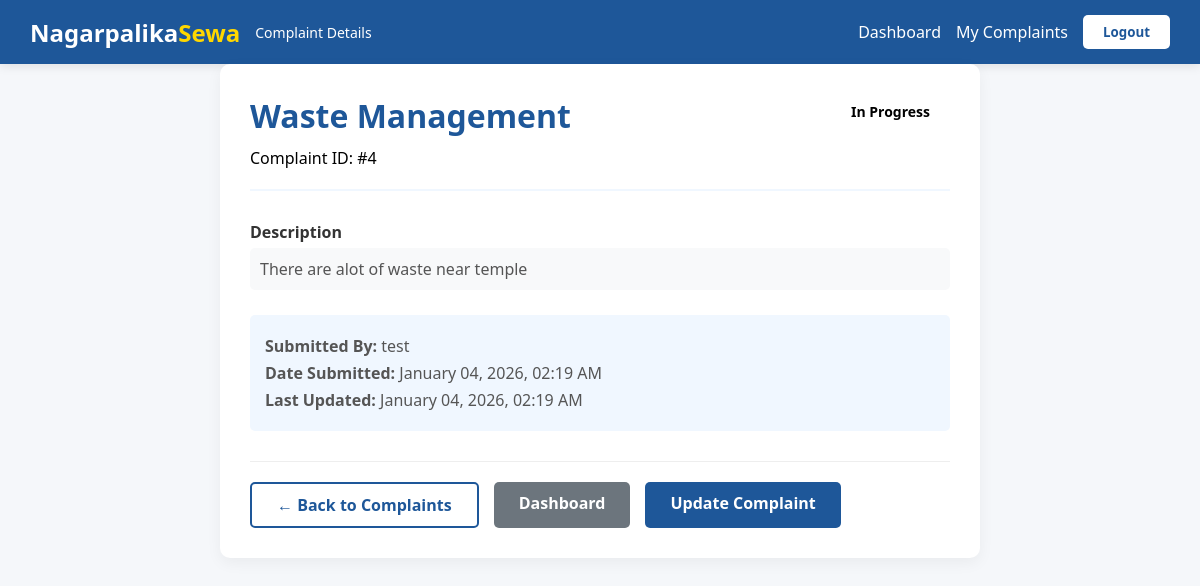
The app's page /complaint/4/ (signed in) with its own data.
### main/models.py (models this page shows)
class Complaint(models.Model):
    STATUS_CHOICES = [
        ('PENDING', 'Pending'),
        ('IN_PROGRESS', 'In Progress'),
        ('RESOLVED', 'Resolved'),
        ('REJECTED', 'Rejected'),
    ]
    user = models.ForeignKey(User, on_delete=models.CASCADE)
    category = models.CharField(max_length=100)
    description = models.TextField()
    image = models.ImageField(upload_to='complaints/', blank=True, null=True)
    status = models.CharField(max_length=20, choices=STATUS_CHOICES, default='PENDING')
    created_at = models.DateTimeField(auto_now_add=True)

### main/views.py (the view)
# urls.py: path('complaint/<int:complaint_id>/', views.complaint_detail, name='complaint_detail'),
@login_required
def complaint_detail(request, complaint_id):
    complaint = get_object_or_404(Complaint, id=complaint_id, user=request.user)
    context = {
        'complaint': complaint,
    }
    return render(request, 'complaint_detail.html', context)

### templates/complaint_detail.html (shortened to what this page needs)
{% load static %}
<!DOCTYPE html>
<html lang="en">
<head>
    <link rel="stylesheet" href="{% static '../static/dashboard.css' %}">
    <link rel="stylesheet" href="{% static '../static/complaint_detail.css' %}">
</head>
<body>
    <nav class="navbar">
        <div class="navbar-left">
            <div class="logo">Nagarpalika<span>Sewa</span></div>
            <div class="user-info">
                Complaint Details
            </div>
        </div>
        <div style="display: flex; gap: 15px; align-items: center;">
            <a href="{% url 'dashboard' %}" style="color: white; text-decoration: none;">Dashboard</a>
            <a href="{% url 'my_complaint' %}" style="color: white; text-decoration: none;">My Complaints</a>
            {% url 'logout' as logout_url %}
            <button class="logout-btn" onclick="window.location.href='{{ logout_url }}'">Logout</button>
        </div>
    </nav>
    <div class="container detail-container">
        <div class="detail-card">
            <div class="detail-header">
                <div>
                    <h1 class="complaint-title">{{ complaint.category }}</h1>
                    <p>Complaint ID: #{{ complaint.id }}</p>
                </div>
                <span class="status-badge status-{{ complaint.status|lower }}">
                    {{ complaint.get_status_display }}
                </span>
            </div>
            <div class="detail-section">
                <span class="detail-label">Description</span>
                <div class="detail-value">{{ complaint.description }}</div>
            </div>
            <div class="meta-info">
                <p><strong>Submitted By:</strong> {{ complaint.user.username }}</p>
                <p><strong>Date Submitted:</strong> {{ complaint.created_at|date:"F d, Y, h:i A" }}</p>
                <p><strong>Last Updated:</strong> {{ complaint.created_at|date:"F d, Y, h:i A" }}</p>
            </div>
            <div class="action-buttons">
                <a href="{% url 'my_complaint' %}" class="btn btn-back">← Back to Complaints</a>
                <a href="{% url 'dashboard' %}" class="btn btn-secondary">Dashboard</a>
                {% if complaint.status != 'RESOLVED' %}
                <a href="#" class="btn btn-primary" onclick="alert('Update feature coming soon!')">Update Complaint</a>
                {% endif %}
            </div>
        </div>
    </div>
</body>
</html>

### static/dashboard.css (style rules this page uses)
* { margin: 0; padding: 0; box-sizing: border-box; font-family: 'Segoe UI', Tahoma, Geneva, Verdana, sans-serif; }
body { background: #f5f7fa; }
.navbar { background: #1e5799; color: white; padding: 15px 30px; display: flex; justify-content: space-between; align-items: center; box-shadow: 0 2px 10px rgba(0,0,0,0.1); }
.navbar-left { display: flex; align-items: center; gap: 15px; }
.logo { font-size: 24px; font-weight: bold; }
.logo span { color: #ffd700; }
.user-info { font-size: 14px; }
.logout-btn { background: white; color: #1e5799; border: none; padding: 8px 20px; border-radius: 5px; cursor: pointer; font-weight: 600; }
.container { max-width: 1200px; margin: 30px auto; padding: 0 20px; }

### static/complaint_detail.css (style rules this page uses)
.detail-container { max-width: 800px; margin: 0 auto; }
.detail-card { background: white; border-radius: 10px; padding: 30px; box-shadow: 0 5px 15px rgba(0,0,0,0.05); margin-bottom: 20px; }
.detail-header { display: flex; justify-content: space-between; align-items: flex-start; margin-bottom: 30px; border-bottom: 2px solid #f0f7ff; padding-bottom: 20px; }
.complaint-title { color: #1e5799; margin-bottom: 10px; }
.status-badge { padding: 8px 20px; border-radius: 20px; font-weight: 600; font-size: 14px; }
.detail-section { margin-bottom: 25px; }
.detail-label { font-weight: 600; color: #333; margin-bottom: 5px; display: block; }
.detail-value { color: #555; padding: 10px; background: #f8f9fa; border-radius: 5px; min-height: 40px; }
.action-buttons { display: flex; gap: 15px; margin-top: 30px; padding-top: 20px; border-top: 1px solid #eee; }
.btn { padding: 10px 25px; border-radius: 5px; text-decoration: none; font-weight: 600; display: inline-block; }
.btn-primary { background: #1e5799; color: white; }
.btn-secondary { background: #6c757d; color: white; }
.btn-back { background: transparent; color: #1e5799; border: 2px solid #1e5799; }
.meta-info { background: #f0f7ff; padding: 15px; border-radius: 5px; margin-top: 20px; }
.meta-info p { margin: 5px 0; color: #555; }

### records on screen
Complaint: category "Waste Management", id "4", status "In Progress", description "There are alot of waste near temple", user.username "test", created_at "January 04, 2026, 02:19 AM"
